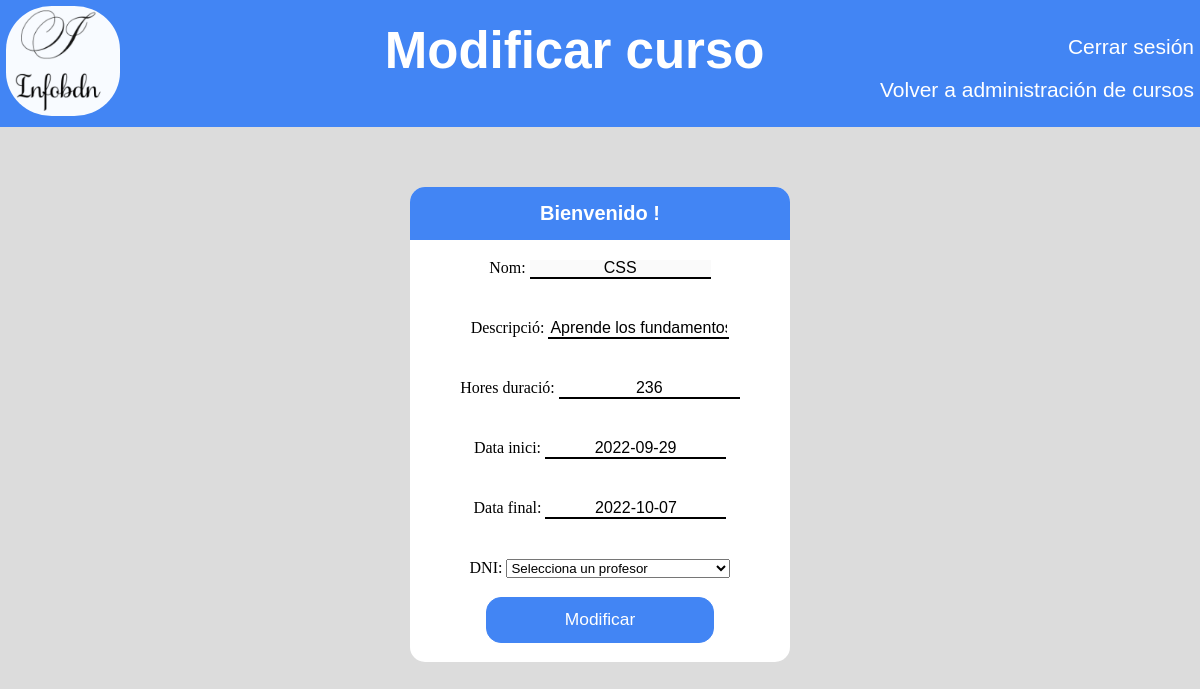
Screenshot of /modificarcurso.php?Codi=8 with the database file from the repository.
### tables this page shows
CREATE TABLE `cursos` (
  `Codi` int(11) NOT NULL,
  `Nom` varchar(255) NOT NULL,
  `Descripcio` varchar(1024) NOT NULL,
  `Hores_Duracio` int(10) NOT NULL,
  `Data_Inici` date NOT NULL,
  `Data_Final` date NOT NULL,
  `DNI` varchar(9) NOT NULL,
  `Activado` tinyint(1) NOT NULL DEFAULT 1
);

### funciones.php (the view, shortened to what this page needs)
<?php
function conectar() {
    try {
        $servername = "localhost";
        $database = "infobdn";
        $username = "root";
        $conn = mysqli_connect($servername, $username,"", $database);
        return $conn;
    } catch(Exception $ex) {
        echo "<p class=errorsql>Fallo al conectar a la base de datos</p>";
        echo '<meta http-equiv="refresh" content="2;url=index.php" />';
    }
}
function modificarCurso($codi) {
    try {
        $conn = conectar();
        if(isset($_POST['DNI'])) {
            foreach($_POST as $field_name => $value) {
                if($value != "") {
                    $query = "UPDATE cursos SET $field_name = '$value' WHERE Codi = '$codi'";
                    mysqli_query($conn,$query);
                }
            }
            echo "<p class=modificar>Datos modificados correctamente</p>";
            echo "<meta http-equiv=refresh content='2; url=cursos.php'>";
        }
        else {
            $query = "SELECT * FROM cursos WHERE Codi = '$codi'";
            $result = mysqli_query($conn,$query);
            $curso = mysqli_fetch_array($result,MYSQLI_ASSOC);
            ?>
            <form  id="modify" method="POST" >
                <label for="Nom">Nom:
                <input disabled type="text" id="modify" name="Nom" placeholder = "<?php echo $curso['Nom']; ?>" ><br/>
                <label for="Descripcio">Descripció:
                <input type="text" id="modify" name="Descripcio" placeholder = "<?php echo $curso['Descripcio']; ?>" ><br/>
                <label for="Hores_Duracio">Hores duració:
                <input type="text" id="modify" name="Hores_Duracio" placeholder = "<?php echo $curso['Hores_Duracio']; ?>" ><br/>
                <label for="Data_Inici">Data inici:
                <input type="text" id="modify" name="Data_Inici" onfocus="(this.type='date')" placeholder = "<?php echo $curso['Data_Inici']; ?>" ><br/>
                <label for="Data_Final">Data final:
                <input type="text" id="modify" name="Data_Final"  onfocus="(this.type='date')" placeholder = "<?php echo $curso['Data_Final']; ?>" ><br/>
                <label for="DNI">DNI:
                <select name="DNI" id="modify" required >
                    <option selected disabled value="">Selecciona un profesor</option>
                </select>
                <button type="submit">Modificar</input>
            </form>
                    <?php
        }
    } catch(Exception $ex) {
        echo "<p class=errorsql>Fallo al ejecutar la consulta</p>";
        echo '<meta http-equiv="refresh" content="2;url=cursos.php" />';
    }
}
        ?>

### stylesheets/modificarcurso.css (style rules this page uses)
body { margin: 0; background-color: gainsboro; }
form { grid-row-start:2; text-align: center; }
input { text-align:center; border:none; border-bottom:2px solid black; margin-bottom:40px; outline:none; }
::placeholder { color:black; font-size:16px; }
button { width:60%; background-color:#4285f4; border:1px solid #4285f4; border-radius: 15px; padding: 3%; margin: 5% 0px 5% 0px; font-family:'Franklin Gothic Medium', 'Arial Narrow', Arial, sans- serif; font-size:calc(12px + 0.45vw); color:white; }

### rows the page displays
cursos: Nom "CSS", Descripcio "Aprende los fundamentos y bases sólidas de CSS desde 0. Este curso es para ti si quieres empezar en CSS.", Hores_Duracio "236", Data_Inici "2022-09-29", Data_Final "2022-10-07"
